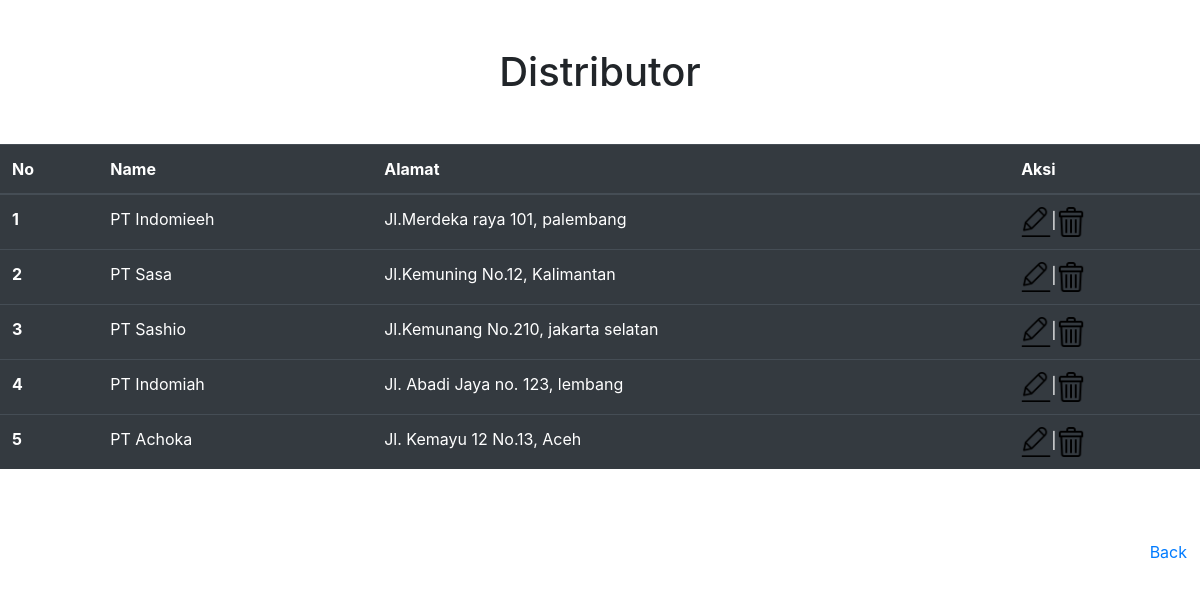
The app's page /listdistributor.php with its own data.
### tables this page shows
CREATE TABLE `distributor` (
  `id` int(11) NOT NULL,
  `names` varchar(50) NOT NULL,
  `alamat` varchar(50) NOT NULL
);

### listdistributor.php (the view, shortened to what this page needs)
<?php
require 'conn.php';
$query = mysqli_query($conn, "SELECT * FROM distributor");
?>
<!doctype html>
<html lang="en">
  <head>
    <link href="css/bootstrap.min.css" rel="stylesheet">
  </head>
  <body>
   <center><h1 class="mt-5 mb-5">Distributor</h1></center>
    <table class="table table-dark" >
  <thead><th scope="row">No</th>
      <th scope="col">Name</th>
      <th scope="col">Alamat</th>
      <th scope="col">Aksi</th>
  </thead>
  <tbody>
  <?php $i =1; ?>
  <?php while ($row = mysqli_fetch_assoc($query)): ?>
    <tr>
      <th scope="row"><?=$i++; ?></th>
      <td><?= $row['names']?></td>
      <td><?= $row['alamat']?></td>
      <td><a href="distributor/edit.php?id=<?= $row['id'];?>"><img src="img/edit.png" width="30px"></a>|<a href="distributor/delete.php?id=<?= $row['id']; ?>" onclick="return confirm('Messagge'); "><img src="img/trash.png"  width="30px"></td>
    </tr>
  <?php endwhile; ?>
  </tbody>
</table>
    <button type="button" class="btn btn-link mt-5 float-right" onclick="document.location.href='home.php';">Back</button>
  </body>
</html>

### records on screen
distributor: names "PT Indomieeh", alamat "Jl.Merdeka raya 101, palembang"
distributor: names "PT Sasa", alamat "Jl.Kemuning No.12, Kalimantan"
distributor: names "PT Sashio", alamat "Jl.Kemunang No.210, jakarta selatan"
distributor: names "PT Indomiah", alamat "Jl. Abadi Jaya no. 123, lembang"
distributor: names "PT Achoka", alamat "Jl. Kemayu 12 No.13, Aceh"
